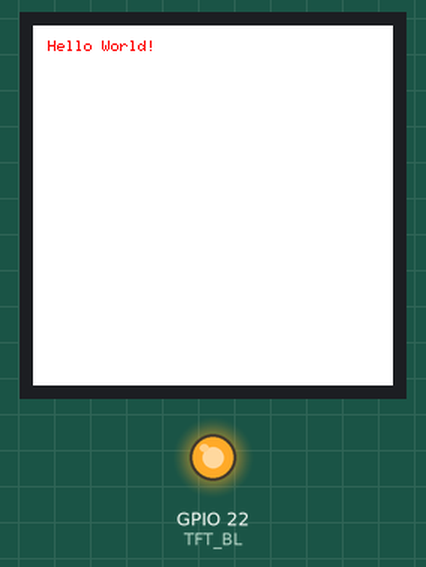
Bench run of a sketch on a simulated ESP32. Parts: 240×240 colour display, output pins drawn as LEDs (lit = HIGH). Random numbers use the default seed unless the sketch sets one.

Above: at 0.2 s.
At 5.2 s:
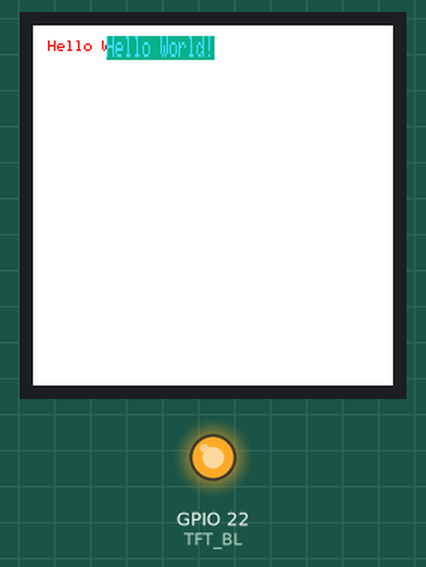
At 13.3 s:
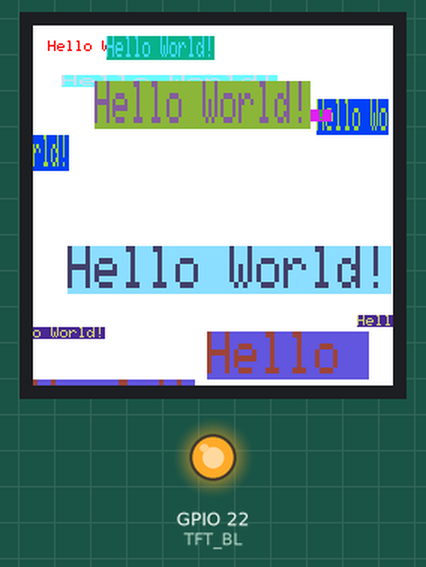
At 21.3 s:
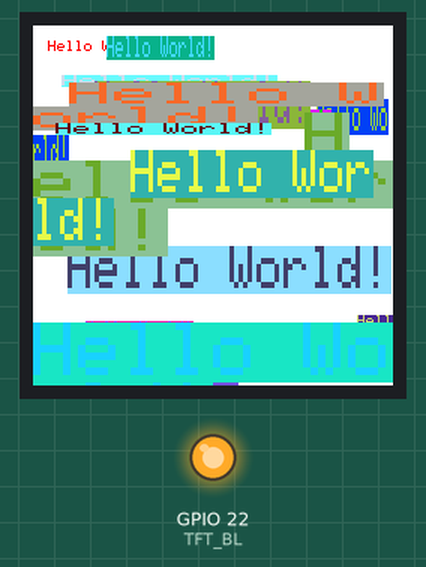
At 29.4 s:
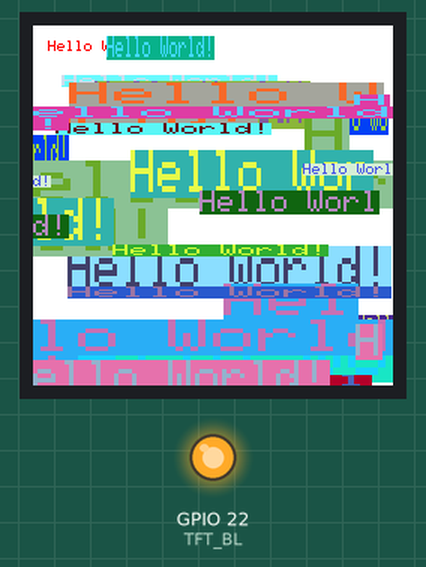
At 38.4 s:
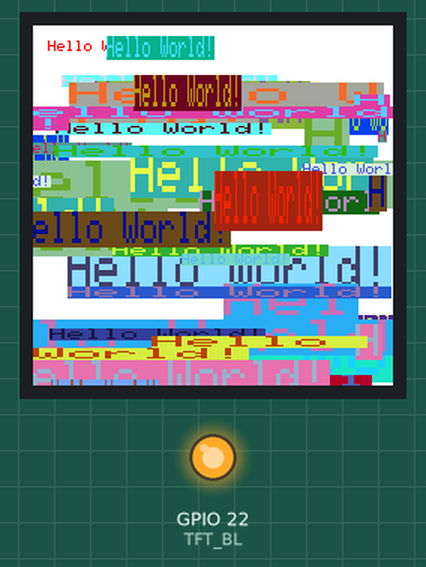

The sketch:

HolaMundoRandom.ino
```cpp
/*******************************************************************************

  *  Áster Electrónica
  *  Display Circular GC9A01 240x240.
  *  Ejemplo 'Hola Mundo Random' para ESP32 DevKit
  *  Abstract: En este ejemplo aparecerá el mensaje 'Hola Mundo' en diferentes lugares de nuestra pantalla
  *  con un color de font, de fondo y tamaño aleatorio.
  *  Modificado y comentado por Miguel AngelLo.
  *  Conexiones físicas:
  *  Esp32 DevKit | Display Circular
  *   3.3V ó Vin -> VCC
  *          GND -> GND
  *          D18 -> SCL
  *          D23 -> SDA
  *          D33 -> RST
  *          D27 -> DC
  *          D5  -> CS
  *          D22 -> BL
  *
  * IMPORTANTE:
  * Deberás contar con la biblioteca 'Arduino_GFX_Library' instalada en tu Arduino IDE
  * puedes descargarla en el siguiente enlace
  * https://github.com/moononournation/Arduino_GFX

********************************************************************************/

#include <Arduino_GFX_Library.h>
/* Para más información sobre la declaración del display y la tarjeta de control consulta:
https://github.com/moononournation/Arduino_GFX/wiki/Dev-Device-Declaration */
#if defined(DISPLAY_DEV_KIT)
Arduino_GFX *gfx = create_default_Arduino_GFX();
#else /* !defined(DISPLAY_DEV_KIT) */

/* Configuramos el tipo de Bus de Datos que usaremos, en este caso será Hardware SPI del ESP32 DevKit
para más información consulte:
https://github.com/moononournation/Arduino_GFX/wiki/Data-Bus-Class */
Arduino_DataBus *bus = new Arduino_ESP32SPI(27 /* DC */, 5 /* CS */, 18 /* SCK */, 23 /* MOSI */, -1 /* MISO */, VSPI /* spi_num */);

/* Configuramos el controlador de la pantalla, en este caso es el CI GC9A01
para más información consulte:
https://github.com/moononournation/Arduino_GFX/wiki/Display-Class */
Arduino_GFX *gfx = new Arduino_GC9A01(bus, 33 /* RST */, 0 /* rotation */, true /* IPS */);

#endif /* !defined(DISPLAY_DEV_KIT) */
/*******************************************************************************
 * Aquí termina el bloque de configuración de nuestro Display Circular GC9A01 para ESP32 DevKit
 ******************************************************************************/

//Declaramos el D22 del DevKit para controlar la retroiluminacion del display
#define TFT_BL 22

void setup(void)
{
    //Inicializamos la comunicación
    gfx->begin();
    //Colocamos un fondo de color blanco
    gfx->fillScreen(WHITE);

    //Si se declaró un pin BL este encendará la retroiluminación de la pantalla
#ifdef TFT_BL
    pinMode(TFT_BL, OUTPUT);
    digitalWrite(TFT_BL, HIGH);
#endif
    //Colocamos el cursor en la posición 10,10
    gfx->setCursor(10, 10);
    //Declaramos el siguiente texto en rojo (se pueden usar colores hexadecimales)
    gfx->setTextColor(RED);
    //Envíamos una cadena de texto
    gfx->println("Hello World!");
    //Retardo de 5 segundos
    delay(5000);
}

void loop()
{
    //Acontinuación este bucle sin fin enviará mensajes con tamaños y colores aleatorios
    //Colocamos el cursor en una posición x,y aleatoria dentro del rango del tamaño aceptado
    gfx->setCursor(random(gfx->width()), random(gfx->height()));
    //Ajustamos el color de la letra y el color del fondo del texto a un valor aleatorio
    gfx->setTextColor(random(0xffff), random(0xffff));
    //Colocamos el tamaño de largo, ancho y el margen del texto a valores aleatorios
    gfx->setTextSize(random(6) /* x scale */, random(6) /* y scale */, random(2) /* pixel_margin */);
    //Enviamos el mensaje
    gfx->println("Hello World!");
    //Retardo de un segundo
    delay(1000);
    //Se repite el ciclo
}
```

Measured:
- what the display in image 1 shows lasts 1.0 s, from 5.2 s to 6.2 s
